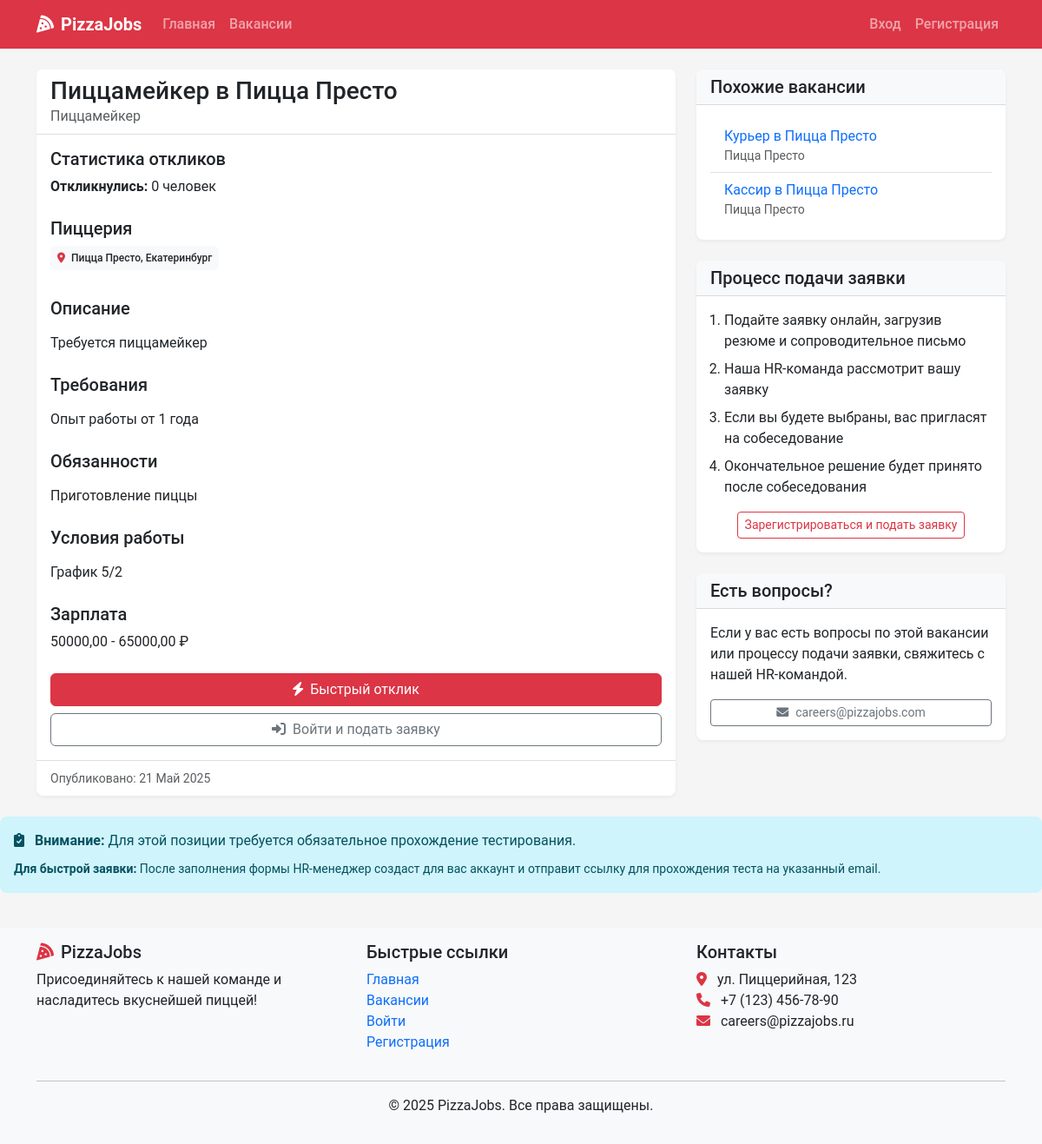
/vacancies/6/, run on the app's committed database.
### recruitment/models.py (models this page shows, shortened)
class Vacancy(models.Model):
    title = models.CharField(max_length=100)
    position_type = models.ForeignKey(PositionType, on_delete=models.CASCADE, related_name='vacancies')
    restaurants = models.ManyToManyField(Restaurant, related_name='vacancies')
    description = models.TextField()
    requirements = models.TextField()
    responsibilities = models.TextField()
    conditions = models.TextField()
    salary_min = models.DecimalField(max_digits=10, decimal_places=2, null=True, blank=True)
    salary_max = models.DecimalField(max_digits=10, decimal_places=2, null=True, blank=True)
    is_active = models.BooleanField(default=True)
    created_at = models.DateTimeField(auto_now_add=True)
    updated_at = models.DateTimeField(auto_now=True)
    created_by = models.ForeignKey(User, on_delete=models.SET_NULL, null=True, related_name='created_vacancies')
    class Meta:
        verbose_name_plural = "Vacancies"

class PositionType(models.Model):
    title = models.CharField(max_length=100, unique=True)
    description = models.TextField()

class Restaurant(models.Model):
    name = models.CharField(max_length=100)
    address = models.CharField(max_length=255)
    city = models.CharField(max_length=100)
    manager = models.ForeignKey(User, on_delete=models.SET_NULL, null=True, blank=True, related_name='managed_restaurants')

### recruitment/views.py (the view)
# urls.py: path('vacancies/<int:vacancy_id>/', views.vacancy_detail, name='vacancy_detail'),
def vacancy_detail(request, vacancy_id):
        vacancy = get_object_or_404(Vacancy, id=vacancy_id, is_active=True)
        user_applied = False
        if request.user.is_authenticated:
            user_applied = Application.objects.filter(
                vacancy=vacancy,
                user=request.user
            ).exists()
        total_applications = Application.objects.filter(vacancy=vacancy).count()
        accepted_applications = Application.objects.filter(
            vacancy=vacancy,
            status=ApplicationStatus.ACCEPTED
        ).count()
        acceptance_rate = (
            (accepted_applications * 100) // total_applications
            if total_applications > 0 else 0
        )
        vacancy_restaurants = vacancy.restaurants.all()
        similar_qs = (Vacancy.objects
        .filter(is_active=True,
                restaurants__in=vacancy_restaurants)
        .exclude(pk=vacancy.pk)
        .distinct())
        restaurant_ids = vacancy_restaurants.values_list('id', flat=True)
        similar_vacancies = []
        for sim in similar_qs.prefetch_related('restaurants'):
            common = sim.restaurants.filter(id__in=restaurant_ids).first()
            similar_vacancies.append({
                'vacancy': sim,
                'restaurant': common
                })
        context = {
            'vacancy': vacancy,
            'user_applied': user_applied,
            'total_applications': total_applications,
            'acceptance_rate': acceptance_rate,
            'similar_vacancies': similar_vacancies,
        }
        return render(request, 'vacancies/detail.html', context)

### templates/vacancies/detail.html (shortened to what this page needs)
{% extends 'base.html' %}
{% block content %}
<div class="container">
    <div class="row">
        <div class="col-lg-8">
            <div class="card shadow-sm mb-4">
                <div class="card-header bg-white">
                    <h1 class="card-title h3 mb-0">{{ vacancy.title }}</h1>
                    <p class="text-muted mb-0">{{ vacancy.position_type.title }}</p>
                </div>
                <div class="card-body">
                <div class="mb-4">
                    <h5>Статистика откликов</h5>
                    <p>
                        <strong>Откликнулись:</strong> {{ total_applications }} человек
                    </p>
                </div>
                    <div class="mb-4">
                        <h5>Пиццерия</h5>
                        <div class="d-flex flex-wrap">
                            {% for restaurant in vacancy.restaurants.all %}
                                <div class="badge bg-light text-dark me-2 mb-2 p-2">
                                    <i class="fas fa-map-marker-alt text-danger me-1"></i>
                                    {{ restaurant.name }}, {{ restaurant.city }}
                                </div>
                            {% endfor %}
                        </div>
                    </div>
                    <div class="mb-4">
                        <h5>Описание</h5>
                        <p>{{ vacancy.description|linebreaks }}</p>
                    </div>
                    <div class="mb-4">
                        <h5>Требования</h5>
                        <p>{{ vacancy.requirements|linebreaks }}</p>
                    </div>
                    <div class="mb-4">
                        <h5>Обязанности</h5>
                        <p>{{ vacancy.responsibilities|linebreaks }}</p>
                    </div>
                    <div class="mb-4">
                        <h5>Условия работы</h5>
                        <p>{{ vacancy.conditions|linebreaks }}</p>
                    </div>
                    {% if vacancy.salary_min or vacancy.salary_max %}
                        <div class="mb-4">
                            <h5>Зарплата</h5>
                            <p>
                                {% if vacancy.salary_min and vacancy.salary_max %}
                                    {{ vacancy.salary_min }} - {{ vacancy.salary_max }} ₽
                                {% elif vacancy.salary_min %}
                                    От {{ vacancy.salary_min }} ₽
                                {% elif vacancy.salary_max %}
                                    До {{ vacancy.salary_max }} ₽
                                {% endif %}
                            </p>
                        </div>
                    {% endif %}
                    {% if user.is_authenticated %}
                        {% if user.profile.role == 'HR_MANAGER' or user.profile.role == 'ADMIN' %}
                            <div class="card mb-3">
                                <div class="card-body">
                                    <div class="d-flex justify-content-between align-items-center">
                                        <h5 class="card-title">Управление тестированием</h5>
                                        {% if not vacancy.test %}
                                            <a href="{% url 'create_test' vacancy.id %}" class="btn btn-primary">
                                                <i class="fas fa-plus"></i> Создать тест
                                            </a>
                                        {% else %}
                                            <form method="post" action="{% url 'toggle_test' vacancy.id %}" class="d-inline">
                                                {% csrf_token %}
                                                <button type="submit" class="btn btn-{{ vacancy.test.is_active|yesno:'warning,success' }}">
                                                    {{ vacancy.test.is_active|yesno:'Деактивировать,Активировать' }} тест
                                                </button>
                                            </form>
                                        {% endif %}
                                    </div>
                                    {% if vacancy.position_type.test %}
                                        {% if vacancy.position_type.test.is_active %}
                                        <div class="alert alert-info mt-3">
                                            <h6><i class="fas fa-clipboard-check me-2"></i>Тестирование обязательно</h6>
                                            <p class="mb-2"><strong>Тест:</strong> {{ vacancy.position_type.test.title }}</p>
                                            <p class="mb-2"><strong>Описание:</strong> {{ vacancy.position_type.test.description }}</p>
                                            <p class="mb-2"><strong>Время на прохождение:</strong> {{ vacancy.position_type.test.time_limit }} минут</p>
                                            <p class="mb-0"><strong>Проходной балл:</strong> {{ vacancy.position_type.test.passing_score }}%</p>
                                            {% if user.is_authenticated %}
                                                {% with user_attempts=vacancy.position_type.test.attempts.all %}
                                                    {% with user_passed_attempt=user_attempts|first %}
                                                        {% if user_passed_attempt and user_passed_attempt.passed %}
                                                            <div class="alert alert-success mt-2 mb-0">
                                                                <i class="fas fa-check-circle me-2"></i>Вы уже прошли этот тест с результатом {{ user_passed_attempt.score }}%
                                                            </div>
                                                        {% else %}
                                                            <div class="alert alert-warning mt-2 mb-0">
                                                                <i class="fas fa-info-circle me-2"></i>Тест будет предложен при подаче заявки на эту вакансию
                                                            </div>
                                                        {% endif %}
                                                    {% endwith %}
                                                {% endwith %}
                                            {% endif %}
                                        </div>
                                        {% endif %}
                                    {% endif %}
                                </div>
                            </div>
                        {% endif %}
                        {% if not user_applied %}
                            <div class="d-grid gap-2">
                                {% comment %}
                                {% if vacancy.test and vacancy.test.is_active %}
                                    <a href="{% url 'take_test' vacancy.test.id %}" class="btn btn-danger">
                                        <i class="fas fa-tasks me-2"></i>Пройти тест для отклика
                                    </a>
                                {% else %}
                                    <a href="{% url 'apply_for_vacancy' vacancy.id %}" class="btn btn-danger">
                                        <i class="fas fa-paper-plane me-2"></i>Откликнуться
                                    </a>
                                {% endif %}
                                {% endcomment %}
                                <a href="{% url 'apply_for_vacancy' vacancy.id %}" class="btn btn-danger">
                                    <i class="fas fa-paper-plane me-2"></i>Откликнуться
                                </a>
                            </div>
                        {% endif %}
                    {% else %}
                        <div class="d-grid gap-2">
                            <a href="{% url 'quick_apply' vacancy.id %}" class="btn btn-danger">
                                <i class="fas fa-bolt me-2"></i>Быстрый отклик
                            </a>
                            <a href="{% url 'login' %}?next={% url 'apply_for_vacancy' vacancy.id %}" class="btn btn-outline-secondary">
                                <i class="fas fa-sign-in-alt me-2"></i>Войти и подать заявку
                            </a>
                        </div>
                    {% endif %}
                </div>
                <div class="card-footer bg-white text-muted">
                    <small>Опубликовано: {{ vacancy.created_at|date:"j F Y" }}</small>
                </div>
            </div>
        </div>
        <div class="col-lg-4">
        <div class="card shadow-sm mb-4">
            <div class="card-header bg-light">
                <h5 class="mb-0">Похожие вакансии</h5>
            </div>
            <div class="card-body">
                {% if similar_vacancies %}
                    <ul class="list-group list-group-flush">
                        {% for item in similar_vacancies %}
                            <li class="list-group-item">
                                <a href="{% url 'vacancy_detail' item.vacancy.id %}" class="text-decoration-none">
                                    {{ item.vacancy.title }}
                                </a>
                                <div class="small text-muted">
                                    {{ item.restaurant.name }}
                                </div>
                            </li>
                        {% endfor %}
                    </ul>
                {% else %}
                    <p class="text-muted">Нет похожих вакансий.</p>
                {% endif %}
            </div>
        </div>
            <div class="card shadow-sm mb-4">
                <div class="card-header bg-light">
                    <h5 class="mb-0">Процесс подачи заявки</h5>
                </div>
                <div class="card-body">
                    <ol class="ps-3">
                        <li class="mb-2">Подайте заявку онлайн, загрузив резюме и сопроводительное письмо</li>
                        <li class="mb-2">Наша HR-команда рассмотрит вашу заявку</li>
                        <li class="mb-2">Если вы будете выбраны, вас пригласят на собеседование</li>
                        <li class="mb-2">Окончательное решение будет принято после собеседования</li>
                    </ol>
                    <div class="text-center mt-3">
                        {% if user.is_authenticated %}
                            {% if user.profile.role == 'CANDIDATE' %}
                                {% if not user_applied %}
                                    <a href="{% url 'apply_for_vacancy' vacancy.id %}" class="btn btn-sm btn-outline-danger">
                                        Подать заявку
                                    </a>
                                {% endif %}
                            {% endif %}
                        {% else %}
                            <a href="{% url 'register' %}" class="btn btn-sm btn-outline-danger">
                                Зарегистрироваться и подать заявку
                            </a>
                        {% endif %}
                    </div>
                </div>
            </div>
            <div class="card shadow-sm">
                <div class="card-header bg-light">
                    <h5 class="mb-0">Есть вопросы?</h5>
                </div>
                <div class="card-body">
                    <p>Если у вас есть вопросы по этой вакансии или процессу подачи заявки, свяжитесь с нашей HR-командой.</p>
                    <div class="d-grid">
                        <a href="mailto:careers@pizzajobs.com" class="btn btn-sm btn-outline-secondary">
                            <i class="fas fa-envelope me-2"></i>careers@pizzajobs.com
                        </a>
                    </div>
                </div>
            </div>
        </div>
    </div>
</div>
{% if vacancy.position_type.test and vacancy.position_type.test.is_active %}
                    <div class="alert alert-info">
                        <i class="fas fa-clipboard-check me-2"></i>
                        <strong>Внимание:</strong> Для этой позиции требуется обязательное прохождение тестирования.
                        {% if user.is_authenticated %}
                            <p class="mb-0 mt-2"><small>После подачи заявки вы будете перенаправлены на тестирование. Заявка будет отправлена только при успешном прохождении теста.</small></p>
                        {% else %}
                            <p class="mb-0 mt-2"><small><strong>Для быстрой заявки:</strong> После заполнения формы HR-менеджер создаст для вас аккаунт и отправит ссылку для прохождения теста на указанный email.</small></p>
                        {% endif %}
                    </div>
                    {% endif %}
{% endblock %}

### data on the page
Vacancy: title "Пиццамейкер в Пицца Престо", position_type "Пиццамейкер", description "Требуется пиццамейкер", requirements "Опыт работы от 1 года", responsibilities "Приготовление пиццы", conditions "График 5/2", salary_min "50000,00", salary_max "65000,00", created_at "21 Май 2025"
Restaurant: name "Пицца Престо", city "Екатеринбург"
Vacancy: vacancy "Курьер в Пицца Престо", restaurant.name "Пицца Престо"
Vacancy: vacancy "Кассир в Пицца Престо", restaurant.name "Пицца Престо"

### other printed values
{{ total_applications }} "0"
